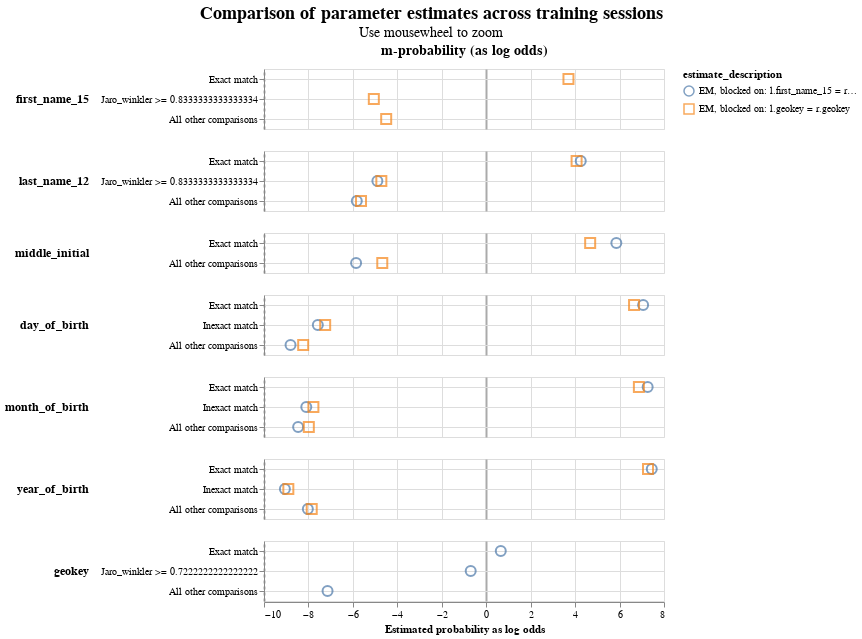

Write notebook code for a chart like this one.
### Code cell
linker.parameter_estimate_comparisons_chart()

### Figure 1 — Vega-Lite specification as saved in the notebook (floating-point values rounded to 4 significant figures)
{"config": {"view": {"continuousWidth": 400, "continuousHeight": 300}, "title": {"anchor": "middle", "fontSize": 18, "subtitleFontSize": 14}}, "data": {"name": "data-01a295d96926fb36e223b58df66c1363"}, "mark": {"type": "point", "filled": false, "opacity": 0.7, "size": 100}, "encoding": {"color": {"field": "estimate_description", "type": "nominal"}, "column": {"align": "each", "field": "col_header", "header": {"labelFontSize": 14, "labelFontWeight": "bold"}, "title": null, "type": "nominal"}, "row": {"align": "each", "field": "comparison_name", "header": {"labelAlign": "left", "labelAnchor": "middle", "labelAngle": 0, "labelFontSize": 12, "labelFontWeight": "bold"}, "sort": {"field": "comparison_sort_order"}, "title": null, "type": "nominal"}, "shape": {"field": "estimate_description", "scale": {"range": ["circle", "square", "triangle", "diamond"]}, "type": "nominal"}, "tooltip": [{"field": "comparison_name", "type": "nominal"}, {"field": "estimate_description", "type": "nominal"}, {"field": "estimated_probability", "type": "quantitative"}], "x": {"axis": {"gridColor": {"condition": {"test": "abs(datum.value / 10)  <= 1 & datum.value % 10 === 0", "value": "#aaa"}, "value": "#ddd"}, "gridDash": {"condition": {"test": "abs(datum.value / 10) == 1", "value": [3]}, "value": null}, "gridWidth": {"condition": {"test": "abs(datum.value / 10)  <= 1 & datum.value % 10 === 0", "value": 2}, "value": 1}}, "field": "estimated_probability_as_log_odds", "title": "Estimated probability as log odds", "type": "quantitative"}, "y": {"axis": {"grid": true, "title": null}, "field": "comparison_level_label", "sort": {"field": "comparison_vector_value", "order": "descending"}, "type": "nominal"}}, "params": [{"name": "mouse_zoom", "select": {"type": "interval", "encodings": ["x"]}, "bind": "scales"}], "resolve": {"scale": {"y": "independent"}}, "title": {"text": "Comparison of parameter estimates across training sessions", "subtitle": "Use mousewheel to zoom"}, "transform": [{"calculate": "datum.m_or_u + '-probability (as log odds)'", "as": "col_header"}], "$schema": "https://vega.github.io/schema/vega-lite/v5.9.3.json", "datasets": {"data-01a295d96926fb36e223b58df66c1363": [{"m_or_u": "m", "estimated_probability": 0.9286, "estimate_description": "EM, blocked on: l.geokey = r.geokey", "estimated_probability_as_log_odds": 3.7, "sql_condition": "`first_name_15_l` = `first_name_15_r`", "comparison_level_label": "Exact match", "comparison_vector_value": 2, "comparison_name": "first_name_15", "comparison_sort_order": 0}, {"m_or_u": "m", "estimated_probability": 0.02914, "estimate_description": "EM, blocked on: l.geokey = r.geokey", "estimated_probability_as_log_odds": -5.058, "sql_condition": "jaro_winkler(`first_name_15_l`, `first_name_15_r`) >= 0.8333333333333334", "comparison_level_label": "Jaro_winkler >= 0.8333333333333334", "comparison_vector_value": 1, "comparison_name": "first_name_15", "comparison_sort_order": 0}, {"m_or_u": "m", "estimated_probability": 0.04229, "estimate_description": "EM, blocked on: l.geokey = r.geokey", "estimated_probability_as_log_odds": -4.501, "sql_condition": "ELSE", "comparison_level_label": "All other comparisons", "comparison_vector_value": 0, "comparison_name": "first_name_15", "comparison_sort_order": 0}, {"m_or_u": "m", "estimated_probability": 0.9502, "estimate_description": "EM, blocked on: l.first_name_15 = r.first_name_15 and l.zipcode = r.zipcode", "estimated_probability_as_log_odds": 4.254, "sql_condition": "`last_name_12_l` = `last_name_12_r`", "comparison_level_label": "Exact match", "comparison_vector_value": 2, "comparison_name": "last_name_12", "comparison_sort_order": 1}, {"m_or_u": "m", "estimated_probability": 0.9437, "estimate_description": "EM, blocked on: l.geokey = r.geokey", "estimated_probability_as_log_odds": 4.067, "sql_condition": "`last_name_12_l` = `last_name_12_r`", "comparison_level_label": "Exact match", "comparison_vector_value": 2, "comparison_name": "last_name_12", "comparison_sort_order": 1}, {"m_or_u": "m", "estimated_probability": 0.03245, "estimate_description": "EM, blocked on: l.first_name_15 = r.first_name_15 and l.zipcode = r.zipcode", "estimated_probability_as_log_odds": -4.898, "sql_condition": "jaro_winkler(`last_name_12_l`, `last_name_12_r`) >= 0.8333333333333334", "comparison_level_label": "Jaro_winkler >= 0.8333333333333334", "comparison_vector_value": 1, "comparison_name": "last_name_12", "comparison_sort_order": 1}, {"m_or_u": "m", "estimated_probability": 0.03657, "estimate_description": "EM, blocked on: l.geokey = r.geokey", "estimated_probability_as_log_odds": -4.719, "sql_condition": "jaro_winkler(`last_name_12_l`, `last_name_12_r`) >= 0.8333333333333334", "comparison_level_label": "Jaro_winkler >= 0.8333333333333334", "comparison_vector_value": 1, "comparison_name": "last_name_12", "comparison_sort_order": 1}, {"m_or_u": "m", "estimated_probability": 0.01734, "estimate_description": "EM, blocked on: l.first_name_15 = r.first_name_15 and l.zipcode = r.zipcode", "estimated_probability_as_log_odds": -5.824, "sql_condition": "ELSE", "comparison_level_label": "All other comparisons", "comparison_vector_value": 0, "comparison_name": "last_name_12", "comparison_sort_order": 1}, {"m_or_u": "m", "estimated_probability": 0.01974, "estimate_description": "EM, blocked on: l.geokey = r.geokey", "estimated_probability_as_log_odds": -5.634, "sql_condition": "ELSE", "comparison_level_label": "All other comparisons", "comparison_vector_value": 0, "comparison_name": "last_name_12", "comparison_sort_order": 1}, {"m_or_u": "m", "estimated_probability": 0.983, "estimate_description": "EM, blocked on: l.first_name_15 = r.first_name_15 and l.zipcode = r.zipcode", "estimated_probability_as_log_odds": 5.855, "sql_condition": "`middle_initial_l` = `middle_initial_r`", "comparison_level_label": "Exact match", "comparison_vector_value": 1, "comparison_name": "middle_initial", "comparison_sort_order": 2}, {"m_or_u": "m", "estimated_probability": 0.9624, "estimate_description": "EM, blocked on: l.geokey = r.geokey", "estimated_probability_as_log_odds": 4.677, "sql_condition": "`middle_initial_l` = `middle_initial_r`", "comparison_level_label": "Exact match", "comparison_vector_value": 1, "comparison_name": "middle_initial", "comparison_sort_order": 2}, {"m_or_u": "m", "estimated_probability": 0.01698, "estimate_description": "EM, blocked on: l.first_name_15 = r.first_name_15 and l.zipcode = r.zipcode", "estimated_probability_as_log_odds": -5.855, "sql_condition": "ELSE", "comparison_level_label": "All other comparisons", "comparison_vector_value": 0, "comparison_name": "middle_initial", "comparison_sort_order": 2}, {"m_or_u": "m", "estimated_probability": 0.03761, "estimate_description": "EM, blocked on: l.geokey = r.geokey", "estimated_probability_as_log_odds": -4.677, "sql_condition": "ELSE", "comparison_level_label": "All other comparisons", "comparison_vector_value": 0, "comparison_name": "middle_initial", "comparison_sort_order": 2}, {"m_or_u": "m", "estimated_probability": 0.9926, "estimate_description": "EM, blocked on: l.first_name_15 = r.first_name_15 and l.zipcode = r.zipcode", "estimated_probability_as_log_odds": 7.061, "sql_condition": "`day_of_birth_l` = `day_of_birth_r`", "comparison_level_label": "Exact match", "comparison_vector_value": 2, "comparison_name": "day_of_birth", "comparison_sort_order": 3}, {"m_or_u": "m", "estimated_probability": 0.9902, "estimate_description": "EM, blocked on: l.geokey = r.geokey", "estimated_probability_as_log_odds": 6.652, "sql_condition": "`day_of_birth_l` = `day_of_birth_r`", "comparison_level_label": "Exact match", "comparison_vector_value": 2, "comparison_name": "day_of_birth", "comparison_sort_order": 3}, {"m_or_u": "m", "estimated_probability": 0.005207, "estimate_description": "EM, blocked on: l.first_name_15 = r.first_name_15 and l.zipcode = r.zipcode", "estimated_probability_as_log_odds": -7.578, "sql_condition": "abs(day_of_birth_l - day_of_birth_r) <= 5", "comparison_level_label": "Inexact match", "comparison_vector_value": 1, "comparison_name": "day_of_birth", "comparison_sort_order": 3}, {"m_or_u": "m", "estimated_probability": 0.006539, "estimate_description": "EM, blocked on: l.geokey = r.geokey", "estimated_probability_as_log_odds": -7.247, "sql_condition": "abs(day_of_birth_l - day_of_birth_r) <= 5", "comparison_level_label": "Inexact match", "comparison_vector_value": 1, "comparison_name": "day_of_birth", "comparison_sort_order": 3}, {"m_or_u": "m", "estimated_probability": 0.002229, "estimate_description": "EM, blocked on: l.first_name_15 = r.first_name_15 and l.zipcode = r.zipcode", "estimated_probability_as_log_odds": -8.806, "sql_condition": "ELSE", "comparison_level_label": "All other comparisons", "comparison_vector_value": 0, "comparison_name": "day_of_birth", "comparison_sort_order": 3}, {"m_or_u": "m", "estimated_probability": 0.003305, "estimate_description": "EM, blocked on: l.geokey = r.geokey", "estimated_probability_as_log_odds": -8.236, "sql_condition": "ELSE", "comparison_level_label": "All other comparisons", "comparison_vector_value": 0, "comparison_name": "day_of_birth", "comparison_sort_order": 3}, {"m_or_u": "m", "estimated_probability": 0.9935, "estimate_description": "EM, blocked on: l.first_name_15 = r.first_name_15 and l.zipcode = r.zipcode", "estimated_probability_as_log_odds": 7.264, "sql_condition": "`month_of_birth_l` = `month_of_birth_r`", "comparison_level_label": "Exact match", "comparison_vector_value": 2, "comparison_name": "month_of_birth", "comparison_sort_order": 4}, {"m_or_u": "m", "estimated_probability": 0.9915, "estimate_description": "EM, blocked on: l.geokey = r.geokey", "estimated_probability_as_log_odds": 6.87, "sql_condition": "`month_of_birth_l` = `month_of_birth_r`", "comparison_level_label": "Exact match", "comparison_vector_value": 2, "comparison_name": "month_of_birth", "comparison_sort_order": 4}, {"m_or_u": "m", "estimated_probability": 0.003639, "estimate_description": "EM, blocked on: l.first_name_15 = r.first_name_15 and l.zipcode = r.zipcode", "estimated_probability_as_log_odds": -8.097, "sql_condition": "abs(month_of_birth_l - month_of_birth_r) <= 3", "comparison_level_label": "Inexact match", "comparison_vector_value": 1, "comparison_name": "month_of_birth", "comparison_sort_order": 4}, {"m_or_u": "m", "estimated_probability": 0.004537, "estimate_description": "EM, blocked on: l.geokey = r.geokey", "estimated_probability_as_log_odds": -7.777, "sql_condition": "abs(month_of_birth_l - month_of_birth_r) <= 3", "comparison_level_label": "Inexact match", "comparison_vector_value": 1, "comparison_name": "month_of_birth", "comparison_sort_order": 4}, {"m_or_u": "m", "estimated_probability": 0.002823, "estimate_description": "EM, blocked on: l.first_name_15 = r.first_name_15 and l.zipcode = r.zipcode", "estimated_probability_as_log_odds": -8.464, "sql_condition": "ELSE", "comparison_level_label": "All other comparisons", "comparison_vector_value": 0, "comparison_name": "month_of_birth", "comparison_sort_order": 4}, {"m_or_u": "m", "estimated_probability": 0.003938, "estimate_description": "EM, blocked on: l.geokey = r.geokey", "estimated_probability_as_log_odds": -7.983, "sql_condition": "ELSE", "comparison_level_label": "All other comparisons", "comparison_vector_value": 0, "comparison_name": "month_of_birth", "comparison_sort_order": 4}, {"m_or_u": "m", "estimated_probability": 0.9943, "estimate_description": "EM, blocked on: l.first_name_15 = r.first_name_15 and l.zipcode = r.zipcode", "estimated_probability_as_log_odds": 7.45, "sql_condition": "`year_of_birth_l` = `year_of_birth_r`", "comparison_level_label": "Exact match", "comparison_vector_value": 2, "comparison_name": "year_of_birth", "comparison_sort_order": 5}, {"m_or_u": "m", "estimated_probability": 0.9936, "estimate_description": "EM, blocked on: l.geokey = r.geokey", "estimated_probability_as_log_odds": 7.28, "sql_condition": "`year_of_birth_l` = `year_of_birth_r`", "comparison_level_label": "Exact match", "comparison_vector_value": 2, "comparison_name": "year_of_birth", "comparison_sort_order": 5}, {"m_or_u": "m", "estimated_probability": 0.00187, "estimate_description": "EM, blocked on: l.first_name_15 = r.first_name_15 and l.zipcode = r.zipcode", "estimated_probability_as_log_odds": -9.06, "sql_condition": "abs(year_of_birth_l - year_of_birth_r) <= 5", "comparison_level_label": "Inexact match", "comparison_vector_value": 1, "comparison_name": "year_of_birth", "comparison_sort_order": 5}, {"m_or_u": "m", "estimated_probability": 0.002082, "estimate_description": "EM, blocked on: l.geokey = r.geokey", "estimated_probability_as_log_odds": -8.905, "sql_condition": "abs(year_of_birth_l - year_of_birth_r) <= 5", "comparison_level_label": "Inexact match", "comparison_vector_value": 1, "comparison_name": "year_of_birth", "comparison_sort_order": 5}, {"m_or_u": "m", "estimated_probability": 0.003819, "estimate_description": "EM, blocked on: l.first_name_15 = r.first_name_15 and l.zipcode = r.zipcode", "estimated_probability_as_log_odds": -8.027, "sql_condition": "ELSE", "comparison_level_label": "All other comparisons", "comparison_vector_value": 0, "comparison_name": "year_of_birth", "comparison_sort_order": 5}, {"m_or_u": "m", "estimated_probability": 0.004309, "estimate_description": "EM, blocked on: l.geokey = r.geokey", "estimated_probability_as_log_odds": -7.852, "sql_condition": "ELSE", "comparison_level_label": "All other comparisons", "comparison_vector_value": 0, "comparison_name": "year_of_birth", "comparison_sort_order": 5}, {"m_or_u": "m", "estimated_probability": 0.6116, "estimate_description": "EM, blocked on: l.first_name_15 = r.first_name_15 and l.zipcode = r.zipcode", "estimated_probability_as_log_odds": 0.6551, "sql_condition": "`geokey_l` = `geokey_r`", "comparison_level_label": "Exact match", "comparison_vector_value": 2, "comparison_name": "geokey", "comparison_sort_order": 6}, {"m_or_u": "m", "estimated_probability": 0.3813, "estimate_description": "EM, blocked on: l.first_name_15 = r.first_name_15 and l.zipcode = r.zipcode", "estimated_probability_as_log_odds": -0.698, "sql_condition": "jaro_winkler(`geokey_l`, `geokey_r`) >= 0.7222222222222222", "comparison_level_label": "Jaro_winkler >= 0.7222222222222222", "comparison_vector_value": 1, "comparison_name": "geokey", "comparison_sort_order": 6}, {"m_or_u": "m", "estimated_probability": 0.007039, "estimate_description": "EM, blocked on: l.first_name_15 = r.first_name_15 and l.zipcode = r.zipcode", "estimated_probability_as_log_odds": -7.14, "sql_condition": "ELSE", "comparison_level_label": "All other comparisons", "comparison_vector_value": 0, "comparison_name": "geokey", "comparison_sort_order": 6}]}}
